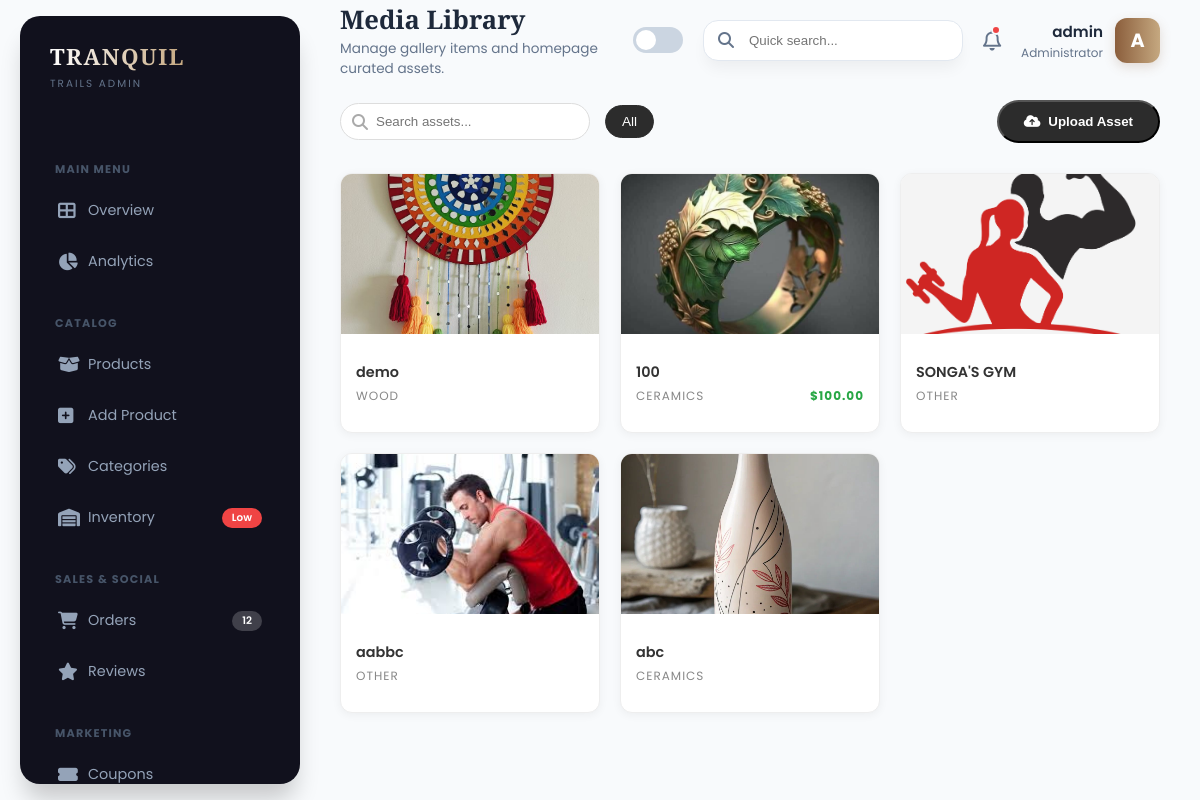
The app's page /admin-media/ (signed in), older data.
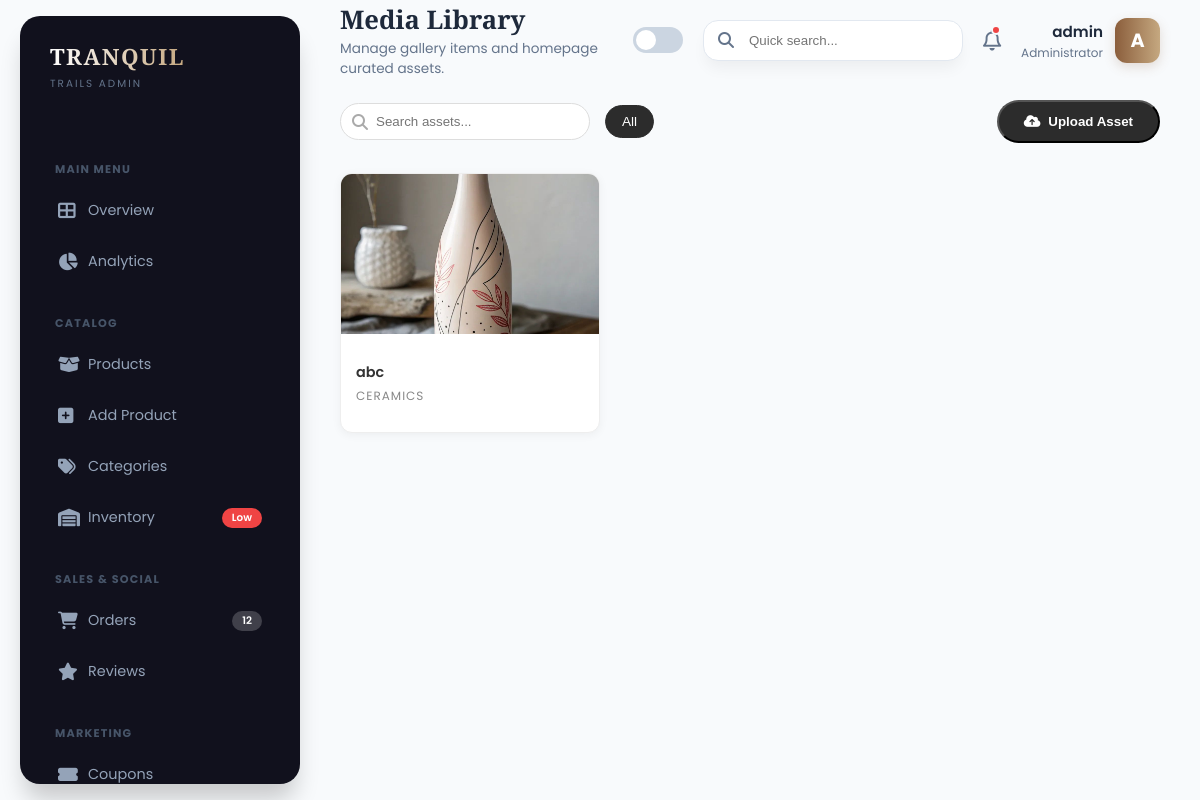
The same page, newer data.
### core/models.py (models this page shows, shortened)
class GalleryItem(models.Model):
    CATEGORY_CHOICES = [
        ('Ceramics', 'Ceramics'),
        ('Wood', 'Woodwork'),
        ('Textiles', 'Textiles'),
        ('Other', 'Other')
    ]
    title = models.CharField(max_length=100)
    price = models.DecimalField(max_digits=10, decimal_places=2, default=0.00)
    category = models.CharField(max_length=50, choices=CATEGORY_CHOICES, default='Other')
    image = models.ImageField(upload_to='gallery/')
    created_at = models.DateTimeField(auto_now_add=True)

### core/views.py (the view)
# urls.py: path('admin-media/', views.admin_media, name='admin_media'),
@login_required(login_url='login')
@user_passes_test(admin_only, login_url='login')
def admin_media(request):
    return render(request, 'admin/media.html', {
        'gallery_items': GalleryItem.objects.all()
    })

### core/views.py (called while the page is built)
def admin_only(user):
    return user.is_authenticated and user.is_staff

### core/templates/admin/media.html (shortened to what this page needs)
{% extends 'admin/base_admin.html' %}
{% load static %}
{% block page_title %}Media Library{% endblock %}
{% block page_desc %}Manage gallery items and homepage curated assets.{% endblock %}
{% block content %}
<div class="fade-in-up">
    <div class="media-toolbar">
        <div style="display: flex; gap: 15px; align-items: center; flex: 1;">
            <div style="position: relative;">
                <i class="fas fa-search" style="position: absolute; left: 12px; top: 50%; transform: translateY(-50%); color: #aaa;"></i>
                <input type="text" id="mediaSearch" placeholder="Search assets..."
                       style="padding: 10px 10px 10px 35px; border: 1px solid #ddd; border-radius: 30px; width: 250px; outline: none;">
            </div>
            <div class="filter-group">
                <button class="filter-chip active" data-filter="all" onclick="filterGallery('all', this)">All</button>
            </div>
        </div>
        <button class="upload-trigger" onclick="openUploadModal()">
            <i class="fas fa-cloud-upload-alt"></i> Upload Asset
        </button>
    </div>
    <div class="media-grid" id="mediaGrid">
        {% for item in gallery_items %}
        <div class="asset-card"
             data-category="{{ item.category|lower }}"
             data-title="{{ item.title|default:'Untitled'|lower }}">
            <div class="asset-img-wrapper">
            </div>
            <div class="asset-info">
                <div class="asset-title">{{ item.title|default:"Untitled Asset" }}</div>
                <div class="asset-meta">
                    <span>{{ item.category }}</span>
                    {% if item.price > 0 %}
                    <span class="asset-price">${{ item.price }}</span>
                    {% endif %}
                </div>
            </div>
        </div>
        {% empty %}
            <div style="grid-column: 1/-1; text-align: center; padding: 50px; color: #999;">
                <i class="far fa-images" style="font-size: 3rem; margin-bottom: 10px; opacity: 0.5;"></i>
                <p>No media assets found. Upload your first one!</p>
            </div>
        {% endfor %}
    </div>
</div>
{% endblock %}

Row changes from the older to the newer data that the page shows:
removed GalleryItem: title "demo", category "WOOD"
removed GalleryItem: title "100", category "CERAMICS", price "100.00"
removed GalleryItem: title "SONGA'S GYM", category "OTHER"
removed GalleryItem: title "aabbc", category "OTHER"
